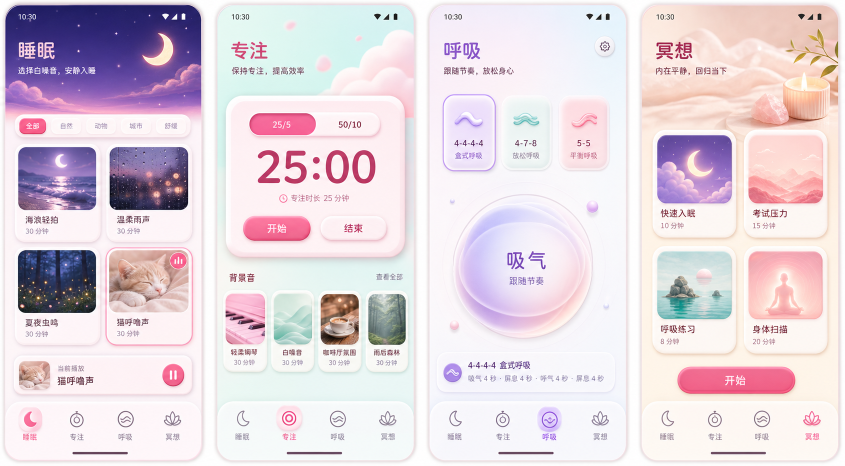
#> input picture images/主界面4个页面图.png, 1690 x 931 px (shown at 1/2 size)
$ python generate_page_backgrounds.py
#> lines starting #> are read from the running program, lines starting #| are printed output that depends on the picture
from __future__ import annotations

from pathlib import Path

import numpy as np
from PIL import Image, ImageDraw, ImageFilter

try:
    import cv2
except ImportError:  # pragma: no cover - only used on machines without OpenCV.
    cv2 = None


ROOT = Path(__file__).resolve().parents[1]
SOURCE = ROOT / "images" / "主界面4个页面图.png"
OUT = ROOT / "assets" / "generated" / "page-backgrounds"

PAGES = {
    "sleep": (3, 2, 409, 926),
    "focus": (429, 4, 833, 926),
    "breathe": (853, 4, 1258, 926),
    "meditate": (1278, 4, 1683, 926),
}


def vertical_gradient(size: tuple[int, int], stops: list[tuple[float, tuple[int, int, int]]]) -> Image.Image:
    width, height = size
    image = Image.new("RGBA", size)
    draw = ImageDraw.Draw(image)
    stops = sorted(stops, key=lambda item: item[0])

    for y in range(height):
        t = y / max(1, height - 1)
        left = stops[0]
        right = stops[-1]
        for idx in range(len(stops) - 1):
            if stops[idx][0] <= t <= stops[idx + 1][0]:
                left = stops[idx]
                right = stops[idx + 1]
                break

        span = max(0.001, right[0] - left[0])
        local = (t - left[0]) / span
        color = tuple(
            round(left[1][channel] * (1 - local) + right[1][channel] * local)
            for channel in range(3)
        )
        draw.line((0, y, width, y), fill=(*color, 255))

    return image


def soft_patch(image: Image.Image, bbox: tuple[int, int, int, int], radius: int = 14) -> None:
    crop = image.crop(bbox).filter(ImageFilter.GaussianBlur(radius=radius))
    image.paste(crop, bbox)


def feather_patch(
    image: Image.Image,
    patch: Image.Image,
    bbox: tuple[int, int, int, int],
    feather: int = 18,
) -> None:
    width = bbox[2] - bbox[0]
    height = bbox[3] - bbox[1]
    patch = patch.resize((width, height), Image.Resampling.BICUBIC).convert("RGBA")
    image.paste(patch, bbox)


def rounded_rect_mask(size: tuple[int, int], radius: int) -> Image.Image:
    mask = Image.new("L", size, 0)
    draw = ImageDraw.Draw(mask)
    draw.rounded_rectangle((0, 0, size[0], size[1]), radius=radius, fill=255)
    return mask


def fit_phone_background(image: Image.Image, target=(1080, 2460)) -> Image.Image:
    return image.resize(target, Image.Resampling.LANCZOS)


def inpaint_rects(image: Image.Image, rects: list[tuple[int, int, int, int]], radius: int = 7) -> Image.Image:
    rgba = image.convert("RGBA")
    if cv2 is None:
        fallback = rgba.copy()
        blurred = fallback.filter(ImageFilter.GaussianBlur(radius=max(12, radius * 3)))
        for rect in rects:
            fallback.paste(blurred.crop(rect), rect)
        return fallback

    rgb = np.array(rgba.convert("RGB"))
    mask = np.zeros(rgb.shape[:2], dtype=np.uint8)
    for left, top, right, bottom in rects:
        mask[top:bottom, left:right] = 255
    bgr = cv2.cvtColor(rgb, cv2.COLOR_RGB2BGR)
    fixed = cv2.inpaint(bgr, mask, radius, cv2.INPAINT_TELEA)
    fixed_rgb = cv2.cvtColor(fixed, cv2.COLOR_BGR2RGB)
    return Image.fromarray(fixed_rgb).convert("RGBA")


def sleep_background(page: Image.Image) -> Image.Image:
    width, height = page.size
    base = vertical_gradient(
        (width, height),
        [
            (0.0, (24, 20, 80)),
            (0.14, (52, 38, 126)),
            (0.27, (114, 71, 158)),
            (0.44, (240, 169, 213)),
            (1.0, (252, 235, 243)),
        ],
    )

    draw = ImageDraw.Draw(base)
    for x, y, r in [
        (52, 92, 2),
        (128, 58, 2),
        (226, 64, 2),
        (342, 54, 2),
        (150, 112, 1),
        (260, 112, 2),
        (304, 168, 1),
        (68, 36, 1),
    ]:
        draw.ellipse((x - r, y - r, x + r, y + r), fill=(255, 242, 255, 230))
    draw.ellipse((285, 52, 356, 123), fill=(255, 225, 158, 255))
    draw.ellipse((256, 39, 329, 111), fill=(55, 40, 130, 255))

    clouds = inpaint_rects(
        page.crop((0, 128, width, 234)),
        [(24, 0, 210, 42)],
        radius=7,
    ).filter(ImageFilter.GaussianBlur(radius=1.4))
    cloud_mask = Image.new("L", clouds.size, 210)
    base.paste(clouds, (0, 128), cloud_mask)

    fade = Image.new("RGBA", (width, 128), (0, 0, 0, 0))
    fade_draw = ImageDraw.Draw(fade)
    for y in range(128):
        alpha = round(255 * (y / 127))
        fade_draw.line((0, y, width, y), fill=(252, 235, 243, alpha))
    base.alpha_composite(fade, (0, 164))

    fade = Image.new("RGBA", (width, 120), (0, 0, 0, 0))
    draw = ImageDraw.Draw(fade)
    for y in range(120):
        alpha = round(255 * (y / 119))
        draw.line((0, y, width, y), fill=(252, 235, 243, alpha))
    base.alpha_composite(fade, (0, 170))
    return base


def focus_background(page: Image.Image) -> Image.Image:
    width, height = page.size
    base = page.filter(ImageFilter.GaussianBlur(radius=18))
    wash = vertical_gradient(
        (width, height),
        [
            (0.0, (213, 247, 237)),
            (0.32, (229, 252, 245)),
            (0.74, (241, 255, 251)),
            (1.0, (255, 255, 255)),
        ],
    )
    base = Image.blend(wash, base, 0.32)

    soft = base.filter(ImageFilter.GaussianBlur(radius=22))
    for box in [
        (0, 0, width, 42),
        (20, 54, 190, 158),
        (18, 188, width - 18, 524),
        (16, 548, width - 16, 764),
        (0, 794, width, height),
    ]:
        base.paste(soft.crop(box), box)
    return base


def breathe_background(page: Image.Image) -> Image.Image:
    width, height = page.size
    base = page.filter(ImageFilter.GaussianBlur(radius=20))
    wash = vertical_gradient(
        (width, height),
        [
            (0.0, (251, 247, 255)),
            (0.26, (252, 250, 255)),
            (0.62, (255, 251, 254)),
            (1.0, (255, 255, 255)),
        ],
    )
    base = Image.blend(wash, base, 0.28)
    soft = base.filter(ImageFilter.GaussianBlur(radius=26))
    for box in [
        (0, 0, width, 42),
        (18, 58, 186, 156),
        (20, 186, width - 20, 344),
        (20, 710, width - 20, 790),
        (0, 796, width, height),
    ]:
        base.paste(soft.crop(box), box)
    return base


def meditate_background(page: Image.Image) -> Image.Image:
    width, height = page.size
    base = vertical_gradient(
        (width, height),
        [
            (0.0, (246, 214, 203)),
            (0.30, (252, 232, 219)),
            (0.66, (252, 241, 229)),
            (1.0, (248, 237, 224)),
        ],
    )
    hero = inpaint_rects(
        page.crop((0, 0, width, 260)),
        [
            (18, 0, width - 18, 42),
            (18, 58, 210, 160),
        ],
        radius=9,
    )
    base.paste(hero, (0, 0))
    blur = base.filter(ImageFilter.GaussianBlur(radius=18))
    for box in [
        (18, 260, width - 18, 716),
        (0, 800, width, height),
    ]:
        base.paste(blur.crop(box), box)

    fade = Image.new("RGBA", (width, 140), (0, 0, 0, 0))
    draw = ImageDraw.Draw(fade)
    for y in range(140):
        alpha = round(255 * (y / 139))
        draw.line((0, y, width, y), fill=(248, 237, 224, alpha))
    base.alpha_composite(fade, (0, 150))
    return base


BUILDERS = {
    "sleep": sleep_background,
    "focus": focus_background,
    "breathe": breathe_background,
    "meditate": meditate_background,
}


def main() -> None:
    OUT.mkdir(parents=True, exist_ok=True)
    source = Image.open(SOURCE).convert("RGBA")

    for name, box in PAGES.items():
        page = source.crop(box)
        background = BUILDERS[name](page)
        background.save(OUT / f"{name}-background.png")
        fit_phone_background(background).save(OUT / f"{name}-background@phone.png")
#> this loop made 4 passes
#> pass 1, in main, `page = source.crop(box)`:
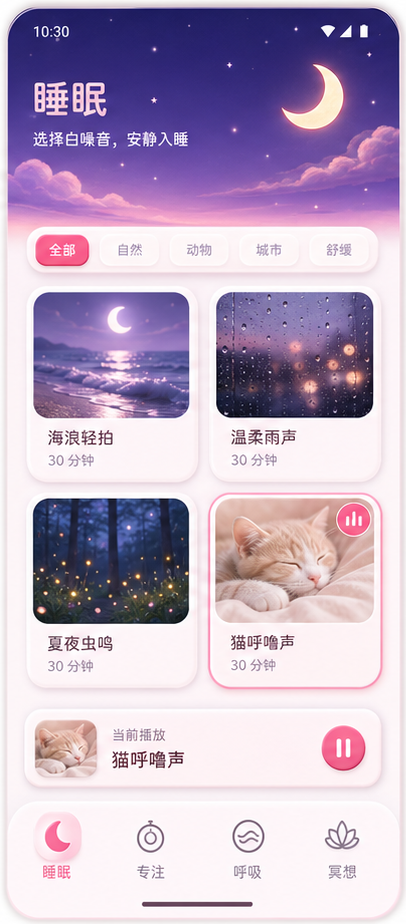
#> page: PIL image 406x924 RGBA; mean R, G, B, A 190.2, 172.9, 197.3, 255
#> pass 1, in sleep_background, `base = vertical_gradient( (width, height), [ (0.0, (24, 20, 80)), (0.1..`:
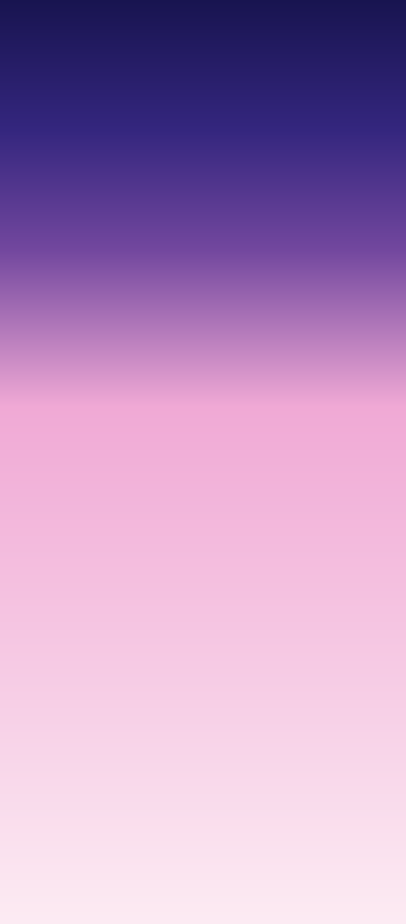
#> base: PIL image 406x924 RGBA; mean R, G, B, A 183.9, 144.6, 192.1, 255
#> pass 1, in inpaint_rects, `rgba = image.convert("RGBA")`:
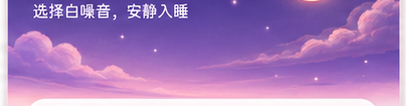
#> rgba: PIL image 406x106 RGBA; mean R, G, B, A 165.3, 122, 187.5, 255
#> after the loop:
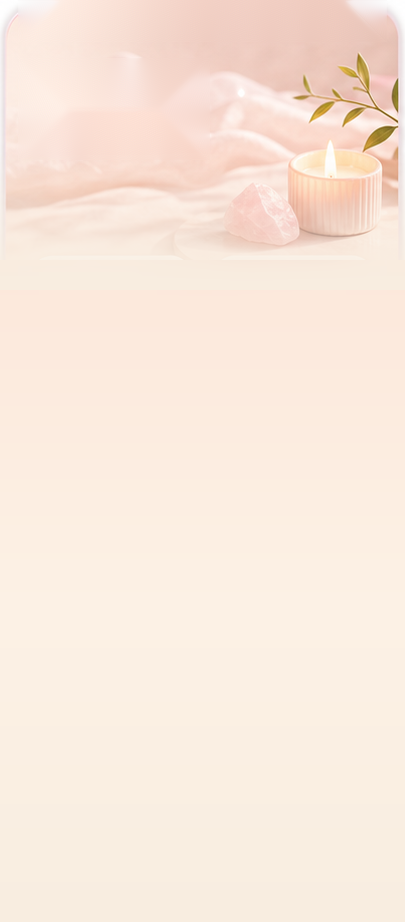
#> background: PIL image 405x922 RGBA; mean R, G, B, A 249.3, 232.6, 220.1, 255
#> after the loop:
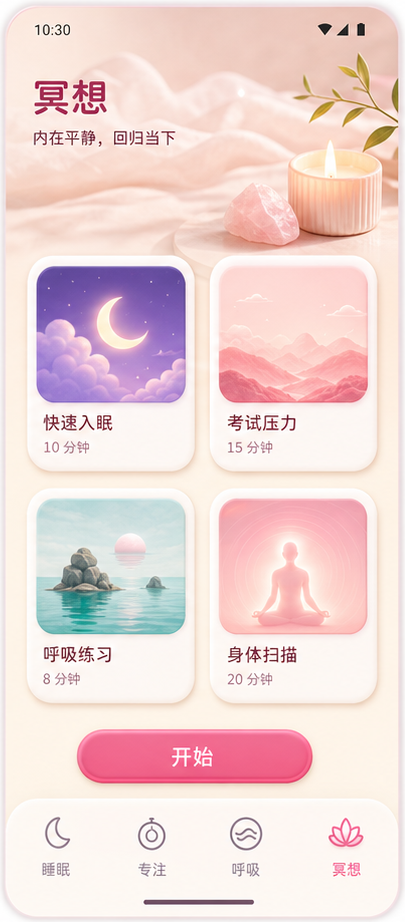
#> page: PIL image 405x922 RGBA; mean R, G, B, A 238.7, 215.1, 213.6, 255

    print(f"Generated page backgrounds in {OUT}")


if __name__ == "__main__":
    main()

$ run again, with images/8个二级页面图.png copied over images/主界面4个页面图.png
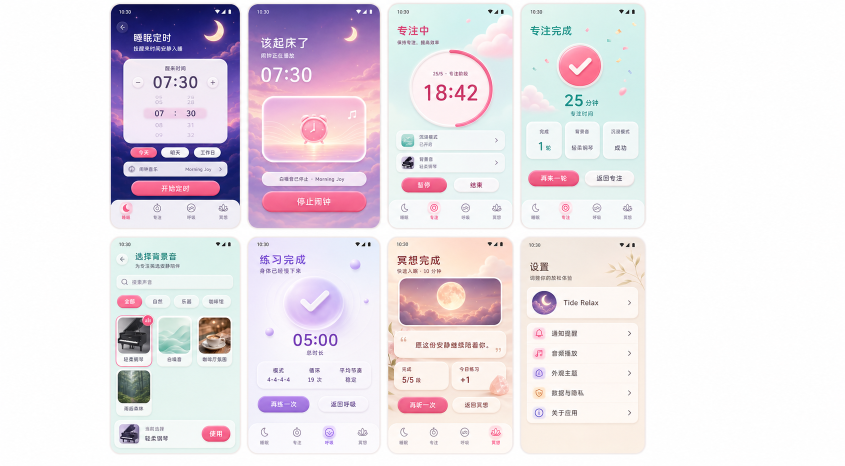
#> input picture images/8个二级页面图.png, 1690 x 931 px (shown at 1/2 size)
#> after the loop in main, `for name, box in PAGES.items():`:
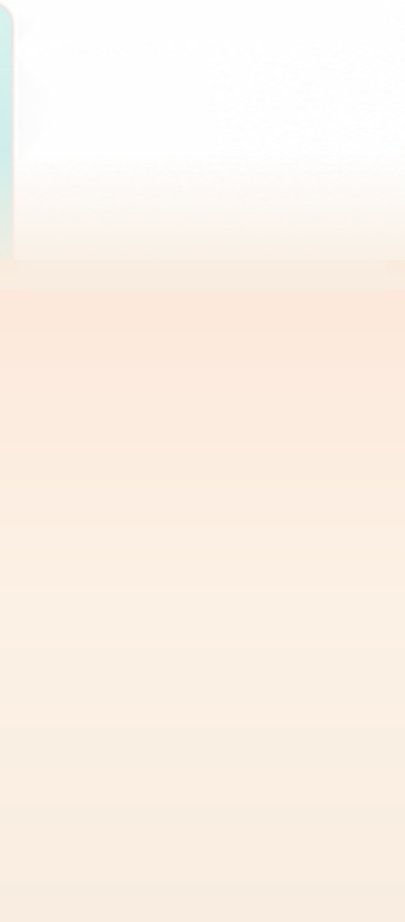
#> background: PIL image 405x922 RGBA; mean R, G, B, A 251.2, 241.5, 231.9, 255
#> after the loop in main, `for name, box in PAGES.items():`:
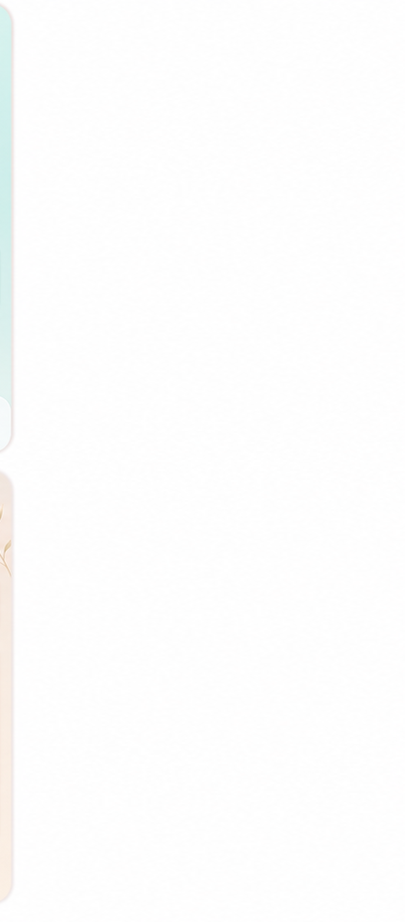
#> page: PIL image 405x922 RGBA; mean R, G, B, A 253.3, 253.4, 253.2, 255
